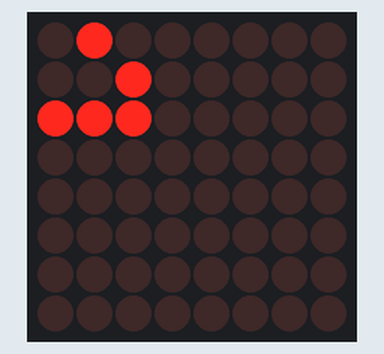
This sketch was run on a simulated Arduino Uno, built with avr-gcc and run on an emulated ATmega328P. Shown: 8×8 LED matrix. Wiring (inferred from the names in the program): MAX7219 LED driver (orientation assumed): data pin 11; clock pin 13; CS pin 10.

Above: at 0.1 s.
At 1.1 s:
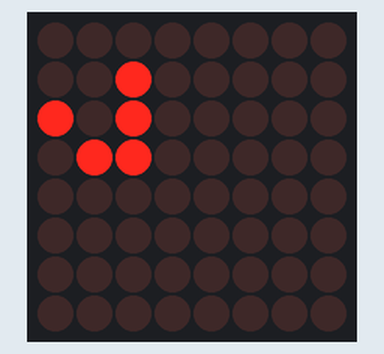
At 2.6 s:
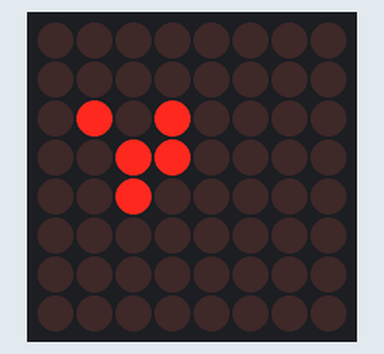
At 5.6 s:
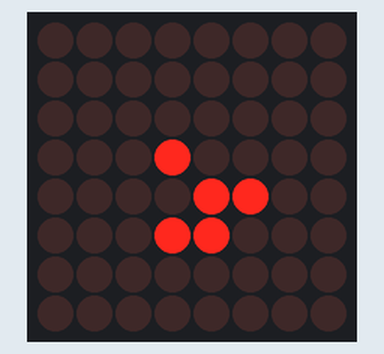
At 8.6 s:
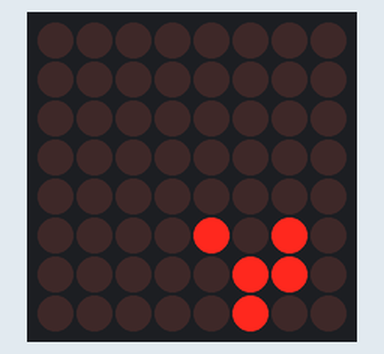
At 11.6 s:
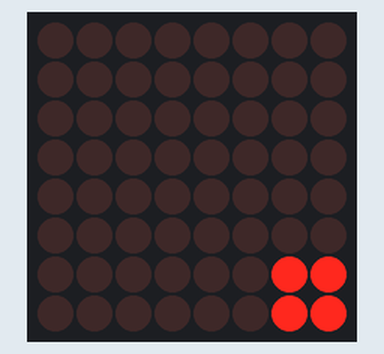

The sketch:

ex1.ino
```cpp
const int ROWS = 8;
const int COLS = 8;

const int DATA_PIN = 11;
const int CLK_PIN  = 13;
const int LOAD_PIN = 10;

const byte REG_DIGIT_0       = 0x01;
const byte REG_DECODE_MODE   = 0x09;
const byte REG_INTENSITY     = 0x0A;
const byte REG_SCAN_LIMIT    = 0x0B;
const byte REG_SHUTDOWN      = 0x0C;
const byte REG_DISPLAY_TEST  = 0x0F;

//matrice stari
uint8_t grid[ROWS][COLS] = {
    {0, 1, 0, 0, 0, 0, 0, 0},
    {0, 0, 1, 0, 0, 0, 0, 0},
    {1, 1, 1, 0, 0, 0, 0, 0},
    {0, 0, 0, 0, 0, 0, 0, 0},
    {0, 0, 0, 0, 0, 0, 0, 0},
    {0, 0, 0, 0, 0, 0, 0, 0},
    {0, 0, 0, 0, 0, 0, 0, 0},
    {0, 0, 0, 0, 0, 0, 0, 0}
};

uint8_t nextGrid[ROWS][COLS];

void max7219Send(byte reg, byte value) {
    digitalWrite(LOAD_PIN, LOW);
    shiftOut(DATA_PIN, CLK_PIN, MSBFIRST, reg);
    shiftOut(DATA_PIN, CLK_PIN, MSBFIRST, value);
    digitalWrite(LOAD_PIN, HIGH);
}

void max7219Init() {
    pinMode(DATA_PIN, OUTPUT);
    pinMode(CLK_PIN, OUTPUT);
    pinMode(LOAD_PIN, OUTPUT);
    digitalWrite(LOAD_PIN, HIGH);

    max7219Send(REG_SHUTDOWN, 0x01);
    max7219Send(REG_DISPLAY_TEST, 0x00);
    max7219Send(REG_SCAN_LIMIT, 0x07);
    max7219Send(REG_DECODE_MODE, 0x00);
    max7219Send(REG_INTENSITY, 0x08);

    for (int i = 1; i <= 8; i++) {
        max7219Send(i, 0x00);
    }
}

void renderToLEDMatrix() {
    for (int r = 0; r < ROWS; r++) {
        byte rowByte = 0;
        for (int c = 0; c < COLS; c++) {
            if (grid[r][c] == 1) {
                rowByte |= (1 << (7 - c));
            }
        }
        max7219Send(REG_DIGIT_0 + r, rowByte);
    }
}

// numara vecinii vii si verifica sa nu iasa din matrice
int countNeighbors(int r, int c) {
    int count = 0;

    for (int dr = -1; dr <= 1; dr++) {
        for (int dc = -1; dc <= 1; dc++) {
            if (dr == 0 && dc == 0) continue;

            int nr = r + dr;
            int nc = c + dc;

            //daca vecinul e in matrice
            if (nr >= 0 && nr < ROWS && nc >= 0 && nc < COLS) {
                count += grid[nr][nc];
            }
        }
    }
    return count;
}

/*
 * 1. celula cu <2 vecini vii moare
 * 2. celula vie cu 2 sau 3 vecini traieste
 * 3. celula cu >3 vecini vii moare
 * 4. celula moarta cu 3 vecini invie
 */
void updateGrid() {
    for (int r = 0; r < ROWS; r++) {
        for (int c = 0; c < COLS; c++) {
            int neighbors = countNeighbors(r, c);

            if (grid[r][c] == 1) {
                //celula vie
                if (neighbors < 2 || neighbors > 3) {
                    nextGrid[r][c] = 0;
                } else {
                    nextGrid[r][c] = 1;
                }
            } else {
                //celula moarta
                if (neighbors == 3) {
                    nextGrid[r][c] = 1;
                } else {
                    nextGrid[r][c] = 0;
                }
            }
        }
    }

    for (int r = 0; r < ROWS; r++) {
        for (int c = 0; c < COLS; c++) {
            grid[r][c] = nextGrid[r][c];
        }
    }
}

void setup() {
    Serial.begin(9600);
    max7219Init();
}

void loop() {
    renderToLEDMatrix();

    updateGrid();
    delay(500);
}
```

Measured:
- what the display in image 1 shows lasts 0.5 s, from 1.0 s to 1.5 s
